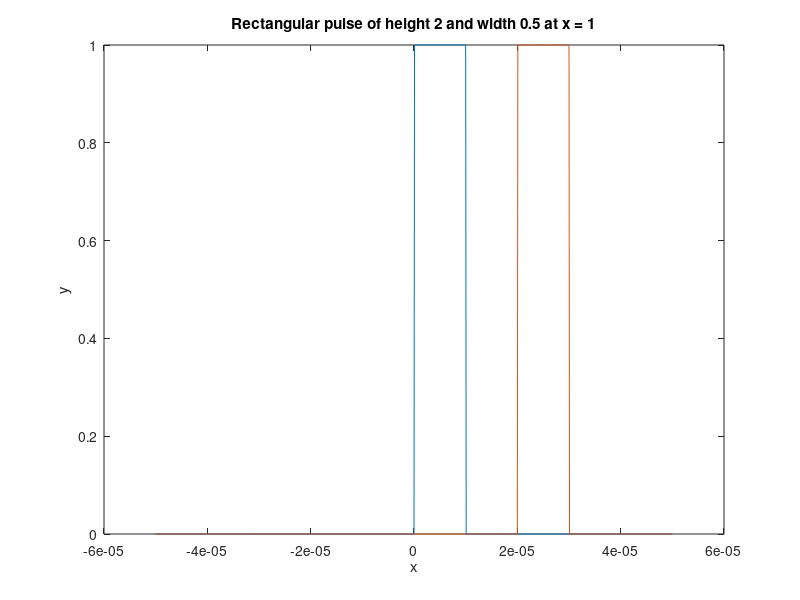
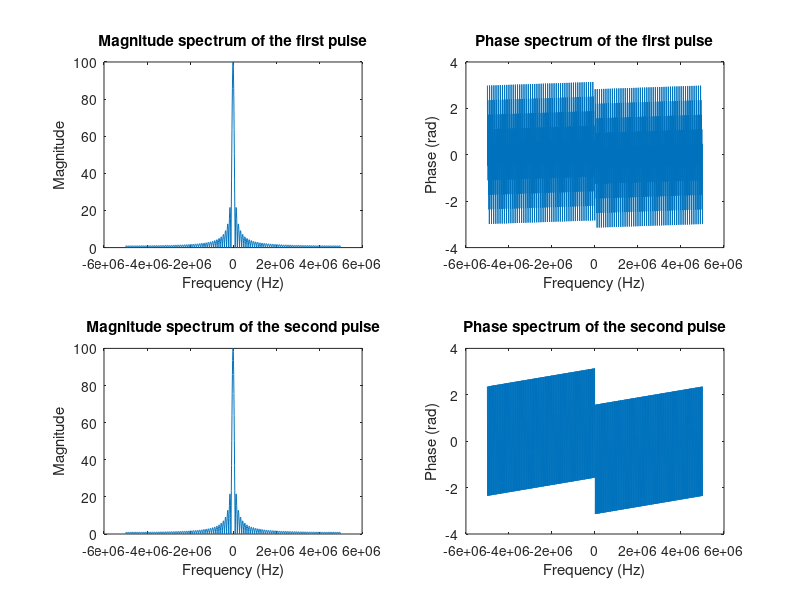
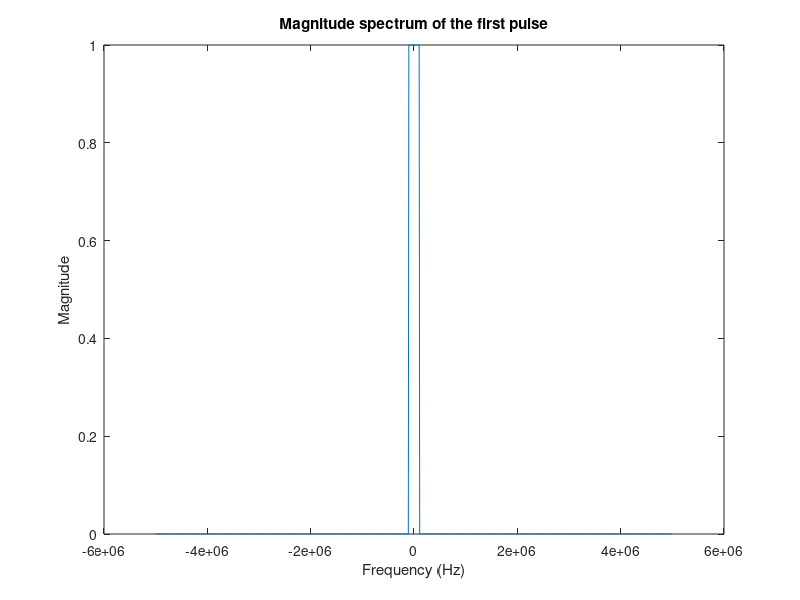
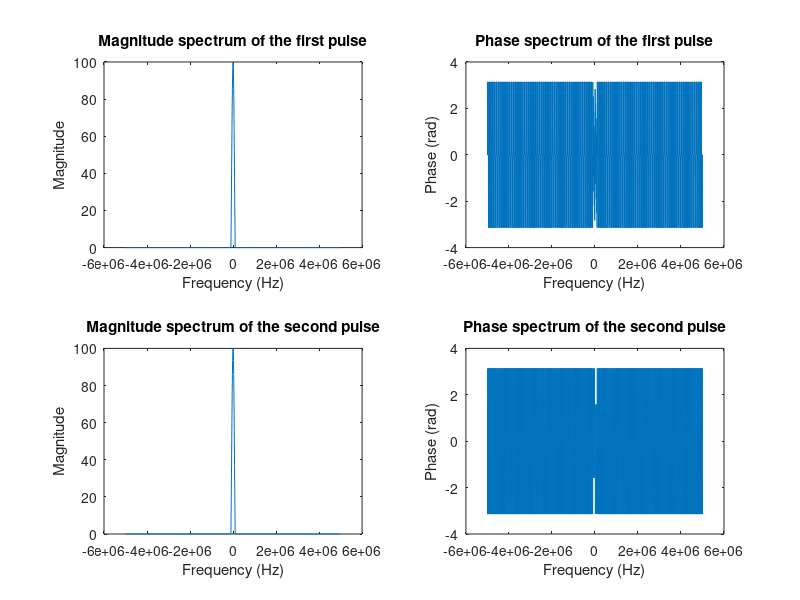

Source code (MATLAB) for these figures, in order:
clear all
close all

%% Generate pulses
pulse_width = 1/100000;
start_time = -5*pulse_width;
end_time = 5*pulse_width;
fs = 10e6; %use high sampling frequency to approximate an ideal pulse
t = start_time:1/fs:end_time;

rect_pulse1 = zeros(size(t)); % initialize the y vector
rect_pulse1(t >= 0 & t <= pulse_width) = 1; % assign the value 2 to the pulse interval

rect_pulse2 = zeros(size(t)); % initialize the y vector
rect_pulse2(t >= 2 * pulse_width & t <= 3 * pulse_width) = 1; % assign the value 2 to the pulse interval

figure
plot(t,rect_pulse1) % plot the pulse
xlabel('x')
ylabel('y')
title('Rectangular pulse of height 2 and width 0.5 at x = 1')
hold on
plot(t,rect_pulse2) % plot the pulse
hold off
%% getting the frequency spectrum of the sugnal
f = linspace(-fs/2,fs/2,length(t));

% Get the Fourier transform of the pulse
FT_rect_pulse1 = fftshift(fft (double (rect_pulse1)));
FT_rect_pulse2 = fftshift(fft (double (rect_pulse2)));

% Plot the magnitude and phase spectra
figure
subplot(2,2,1)
plot(f,abs(FT_rect_pulse1))
xlabel('Frequency (Hz)')
ylabel('Magnitude')
title('Magnitude spectrum of the first pulse')

subplot(2,2,2)
plot(f,angle(FT_rect_pulse1))
xlabel('Frequency (Hz)')
ylabel('Phase (rad)')
title('Phase spectrum of the first pulse')

subplot(2,2,3)
plot(f,abs(FT_rect_pulse2))
xlabel('Frequency (Hz)')
ylabel('Magnitude')
title('Magnitude spectrum of the second pulse')

subplot(2,2,4)
plot(f,angle(FT_rect_pulse2))
xlabel('Frequency (Hz)')
ylabel('Phase (rad)')
title('Phase spectrum of the second pulse')

%% Generate a filter and apply it
% Assign the cutoff frequency b
bandwidth = 100e3; % you can change this value accordingly

% Create a lowpass filter function
LPF = zeros(size(f)); % initialize the y vector
LPF(f >= -bandwidth & f <= bandwidth) = 1; % assign the value 2 to the pulse interval

% Plot the magnitude and phase spectra
figure
plot(f,LPF)
xlabel('Frequency (Hz)')
ylabel('Magnitude')
title('Magnitude spectrum of the first pulse')


% Apply the lowpass filter to the fft output
FT_filtered_pulse1 = FT_rect_pulse1.*LPF; % Filtered fft output
FT_filtered_pulse2 = FT_rect_pulse2.*LPF; % Filtered fft output


% Plot the magnitude and phase spectra
figure
subplot(2,2,1)
plot(f,abs(FT_filtered_pulse1))
xlabel('Frequency (Hz)')
ylabel('Magnitude')
title('Magnitude spectrum of the first pulse')

subplot(2,2,2)
plot(f,angle(FT_filtered_pulse1))
xlabel('Frequency (Hz)')
ylabel('Phase (rad)')
title('Phase spectrum of the first pulse')

subplot(2,2,3)
plot(f,abs(FT_filtered_pulse2))
xlabel('Frequency (Hz)')
ylabel('Magnitude')
title('Magnitude spectrum of the second pulse')

subplot(2,2,4)
plot(f,angle(FT_filtered_pulse2))
xlabel('Frequency (Hz)')
ylabel('Phase (rad)')
title('Phase spectrum of the second pulse')

% Transform the filtered signal back to the time domain
filtered_pulse1 = ifft(ifftshift(FT_filtered_pulse1),length(t)); % Filtered signal
filtered_pulse2 = ifft(ifftshift(FT_filtered_pulse2),length(t)); % Filtered signal

figure
plot(t,filtered_pulse1) % plot the pulse
xlabel('x')
ylabel('y')
title('Rectangular pulse of height 2 and width 0.5 at x = 1')
hold on
plot(t,filtered_pulse2) % plot the pulse
hold off


%% Mtigating the ISI problem using raised cosine
% Parameters
beta = 1; % Rolloff factor


% Generate the raised cosine filter coefficients
g = zeros(size(t)); % Initialize the filter coefficients
% ind1 = find(t == pulse_width/(2*beta)); % Find the indices of the singularities
% ind2 = find(t == -pulse_width/(2*beta));
g(t == pulse_width/(2*beta)| t == -pulse_width/(2*beta)) = (pi/4*pulse_width).*(sinc(1/(2*beta))); % Assign the values at the singularities
g(t ~= pulse_width/(2*beta)| t ~= -pulse_width/(2*beta)) = (1/pulse_width).*(sinc(t/pulse_width)).*(cos(pi * beta * t / pulse_width)) ./ (1 - (2*beta*t/pulse_width).^2); % Assign the values at the non-singularities
g = g/max(g); % Normalize the filter coefficients

figure
plot(t,g) % plot the pulse
xlabel('x')
ylabel('y')
title('RC')

G = fftshift(fft (double (g)));

% Generate the data
%% getting the frequency spectrum of the sugnal
f = linspace(-fs/2,fs/2,length(t));

% Get the Fourier transform of the pulse
FT_rect_pulse1 = fftshift(fft (double (rect_pulse1)));
FT_rect_pulse2 = fftshift(fft (double (rect_pulse2)));

% Apply the Pulse shping to the fft output
FT_RC_pulse1 = FT_rect_pulse1.*G; % Filtered fft output
FT_RC_pulse2 = FT_rect_pulse2.*G; % Filtered fft output


% Plot the magnitude and phase spectra
figure
subplot(3,2,1)
plot(f,abs(FT_RC_pulse1))
xlabel('Frequency (Hz)')
ylabel('Magnitude')
title('Magnitude spectrum of the first pulse')

subplot(3,2,2)
plot(f,angle(FT_RC_pulse1))
xlabel('Frequency (Hz)')
ylabel('Phase (rad)')
title('Phase spectrum of the first pulse')

subplot(3,2,3)
plot(f,abs(FT_RC_pulse2))
xlabel('Frequency (Hz)')
ylabel('Magnitude')
title('Magnitude spectrum of the second pulse')

subplot(3,2,4)
plot(f,angle(FT_RC_pulse2))
xlabel('Frequency (Hz)')
ylabel('Phase (rad)')
title('Phase spectrum of the second pulse')

subplot(3,2,5)
plot(f,abs(G))
xlabel('Frequency (Hz)')
ylabel('Magnitude')
title('Magnitude spectrum of the second pulse')

subplot(3,2,6)
plot(f,angle(G))
xlabel('Frequency (Hz)')
ylabel('Phase (rad)')
title('Phase spectrum of the second pulse')

% Transform the filtered signal back to the time domain
RC_pulse1 = ifft(ifftshift(FT_RC_pulse1),length(t)); % Filtered signal
RC_pulse2 = ifft(ifftshift(FT_RC_pulse2),length(t)); % Filtered signal

figure
plot(t,RC_pulse1) % plot the pulse
xlabel('x')
ylabel('y')
title('RC')
hold on
plot(t,RC_pulse2) % plot the pulse
hold off



